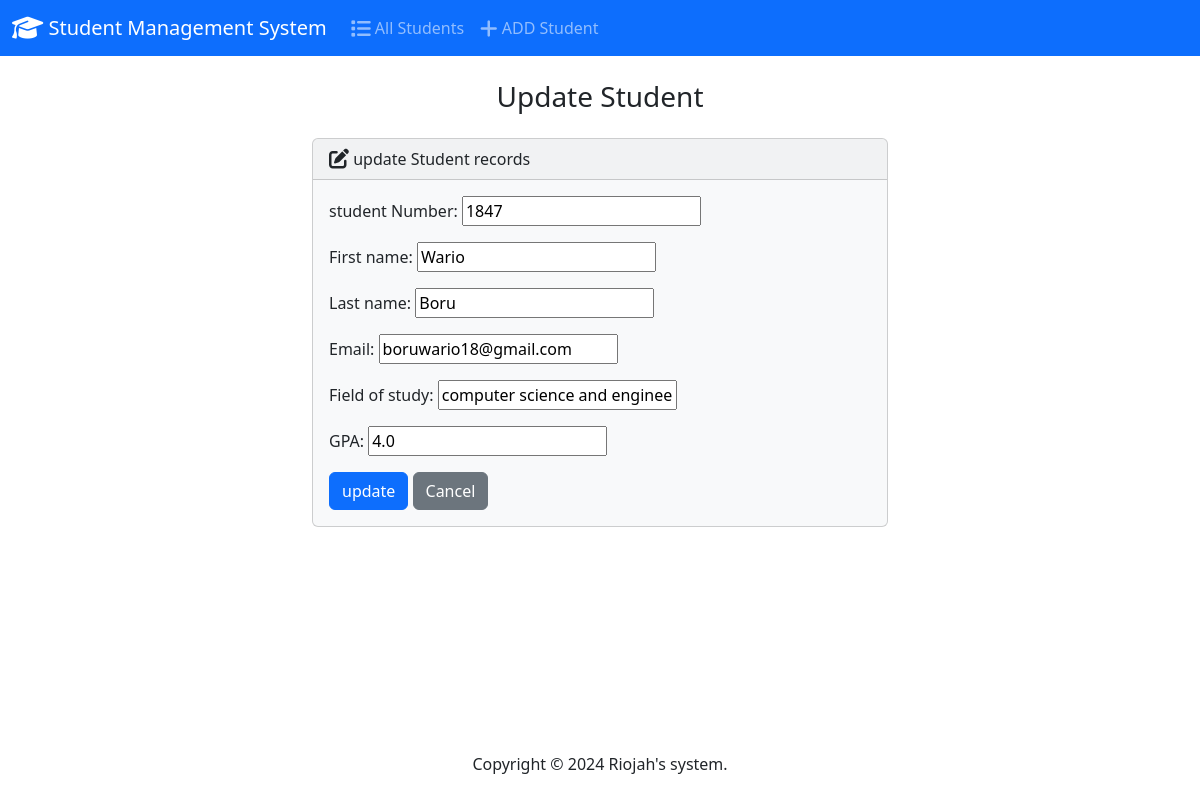
Page /edit/1/ on the committed database.
### student/models.py (models this page shows)
class Students(models.Model):
    student_number=models.PositiveIntegerField()
    First_name=models.CharField(max_length=30)
    Last_name=models.CharField(max_length=30)
    Email=models.CharField(max_length=100)
    Field_of_study=models.CharField(max_length=50)
    GPA=models.FloatField()

### student/views.py (the view)
# urls.py: path('edit/<int:id>/', views.edit, name='edit'),
def edit(request, id):
  if request.method == 'POST':
    student = Students.objects.get(pk=id)
    form = StudentForm(request.POST, instance=student)
    if form.is_valid():
      form.save()
      return render(request, 'edit.html', {
        'form': form,
        'success': True
      })
  else:
    student = Students.objects.get(pk=id)
    form = StudentForm(instance=student)
  return render(request, 'edit.html', {
    'form': form
  })

### student/forms.py
class StudentForm (forms.ModelForm):
    class Meta:
        model = Students
        fields = ['student_number','First_name','Last_name','Email','Field_of_study','GPA']
        labels = {
     'student_number':'student Number',
        'First_name': 'First name',
        'Last_name': 'Last name',
        'Email':'Email',
        'Field_of_study':'Field of study',
        'GPA': 'GPA'
        }
        widgets = {
            'student_number': forms.NumberInput(attrs={'class': 'fare-control'}),
            'First_name': forms.TextInput(attrs={'class': 'fare-control'}),
            'Last_name': forms.TextInput(attrs={'class': 'fare-control'}),
            'Email': forms.EmailInput(attrs={'class': 'fare-control'}),
            'Field_of_study':forms.TextInput(attrs={'class': 'fare-control'}),
            'GPA':  forms.NumberInput(attrs={'class': 'fare-control'}),
        }

### student/templates/edit.html (shortened to what this page needs)
{% extends 'Base.html' %}
{% block body %}
  <h3 class="text-center m-4"> Update Student</h3>
  {% if success %}
    <div class="alert alert-success" role="alert">
      The student updated successfully.
      <a href="{% url 'index' %}" class="alert-link">Go to Home Page.</a>
    </div>
  {% else %}
    <div class="row justify-content-center">
      <div class="col-6">
        <div class="card bg-light mb-3">
          <div class="card-header">
             <i class="fa-solid fa-pen-to-square fa-lg"></i> update Student records
          </div>
          <div class="card-body">
            <form action="" method="POST">
              {{ form.as_p }}
              <button type="submit" class="btn btn-primary"> update </button>
              <a href="{% url 'index' %}" class="btn btn-secondary">Cancel</a>
            </form>
          </div>
        </div>
      </div>
    </div>
  {% endif %}
{% endblock %}

### rows in the picture
Students: student_number "1847", First_name "Wario", Last_name "Boru", Email "boruwario18@gmail.com", Field_of_study "computer science and engineer", GPA "4.0"
